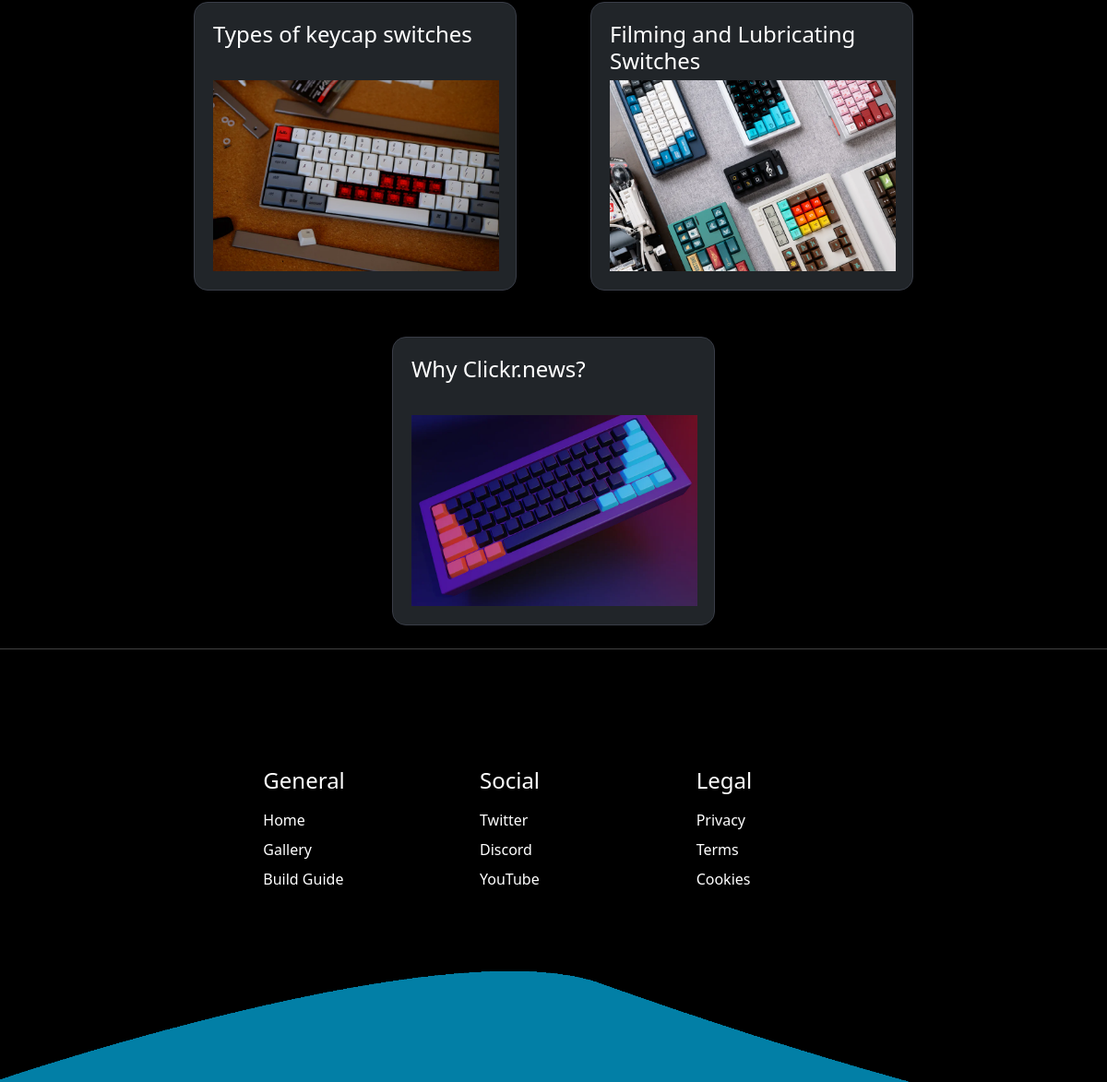
/ (lower part), run on an earlier commit of the app's database.
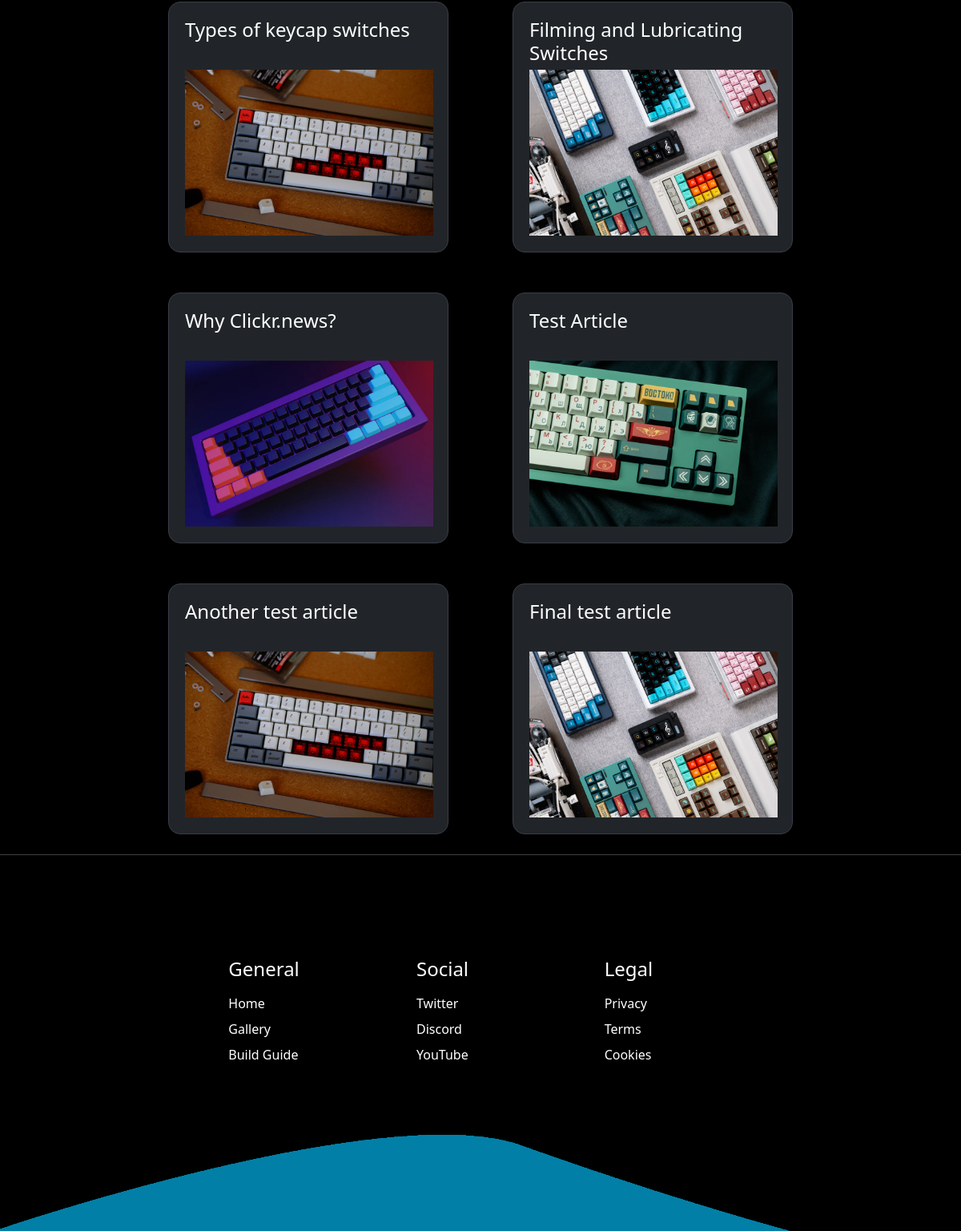
And on a later commit of the database.
### tables this page shows
CREATE TABLE ARTICLES (title VARCHAR(255) NOT NULL, author VARCHAR(255) NOT NULL, published VARCHAR(255) NOT NULL, article TEXT NOT NULL, imgname VARCHAR(255) NOT NULL);

### app.py (the view)
@app.route('/')
def home():
    written = request.args.get('written', default=0, type=int)
    conn = sqlite3.connect('articles.db')
    cur = conn.cursor()
    cur.execute("SELECT * FROM ARTICLES")
    articles = cur.fetchall()
    conn.close()
    if written:
        return render_template('blog.html', articles=articles, written=1)
    else:
        return render_template('blog.html', articles=articles, written=0)

### templates/blog.html (shortened to what this page needs)
{% extends "base.html" %}
{% block content %}
<div class="articles">
    {% for arti in articles %}
        <button data-aos="fade-up" data-aos-delay="50" class="article bg-dark" data-bs-toggle="modal" data-bs-target={{ '#' + arti[4] | replace('.', '') | replace('_', '')}}>
            <p class="h4 text-white">{{ arti[0] }}</p>
            <img src="{{ url_for('static', filename='blogs' + '/' + arti[4]) }}" width="310px" height="207px" style="object-fit: cover;">
        </button>
    {% endfor %}
</div>
{% endblock %}

What changed in the data, as far as the page shows it:
added ARTICLES: title "Test Article", imgname (picture)
added ARTICLES: title "Another test article", imgname (picture)
added ARTICLES: title "Final test article", imgname (picture)
